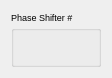
<?xml version="1.0" encoding="UTF-8"?>
<ui version="4.0">
 <class>phaseShifter</class>
 <widget class="TaurusWidget" name="phaseShifter">
  <property name="geometry">
   <rect>
    <x>0</x>
    <y>0</y>
    <width>108</width>
    <height>78</height>
   </rect>
  </property>
  <property name="windowTitle">
   <string>Form</string>
  </property>
  <layout class="QGridLayout" name="gridLayout">
   <item row="0" column="0">
    <widget class="TaurusGroupBox" name="phaseShifterGroup">
     <property name="font">
      <font>
       <pointsize>7</pointsize>
      </font>
     </property>
     <property name="title">
      <string>Phase Shifter #</string>
     </property>
     <layout class="QGridLayout" name="gridLayout_2">
      <property name="margin">
       <number>0</number>
      </property>
      <item row="0" column="0">
       <widget class="TaurusLabel" name="statusValue"/>
      </item>
      <item row="1" column="0">
       <widget class="TaurusLabel" name="attrValue"/>
      </item>
     </layout>
    </widget>
   </item>
  </layout>
 </widget>
 <customwidgets>
  <customwidget>
   <class>TaurusWidget</class>
   <extends>QWidget</extends>
   <header>taurus.qt.qtgui.container</header>
   <container>1</container>
  </customwidget>
  <customwidget>
   <class>TaurusLabel</class>
   <extends>QLabel</extends>
   <header>taurus.qt.qtgui.display</header>
  </customwidget>
  <customwidget>
   <class>TaurusGroupBox</class>
   <extends>QGroupBox</extends>
   <header>taurus.qt.qtgui.container</header>
   <container>1</container>
  </customwidget>
 </customwidgets>
 <resources/>
 <connections/>
</ui>
